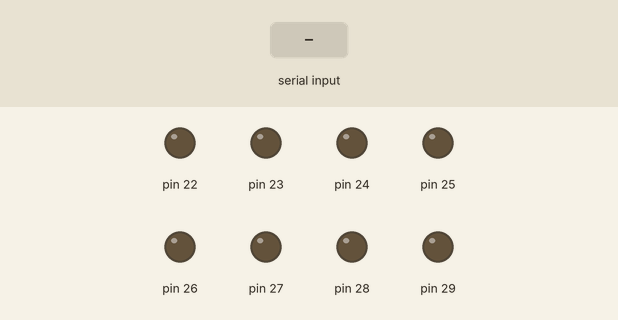
Bench run of a sketch on a simulated Arduino Mega 2560, built with avr-gcc and run on an emulated ATmega2560. Shown: output pins drawn as LEDs (lit = HIGH). The inputs (shaded band) are chosen by the test bench.

Above: at 1.2 s.
1.3 s: "90,45\n" received over Serial
At 1.9 s:
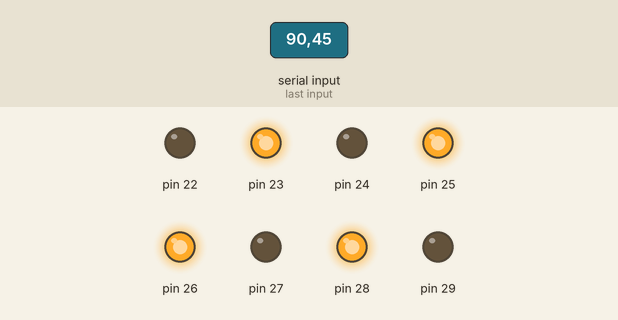
2.8 s: "30,150\n" received over Serial
At 4.0 s:
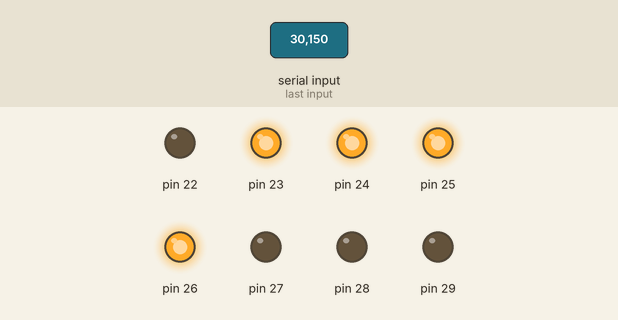
4.3 s: "5\n" received over Serial
At 5.2 s:
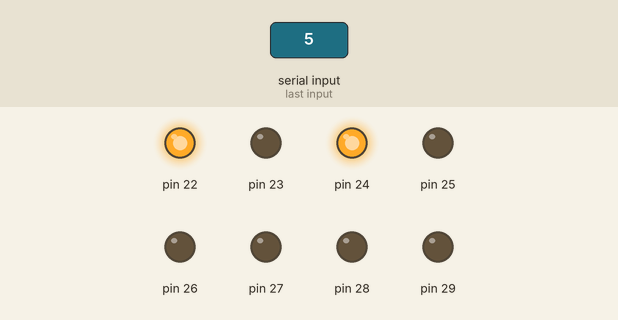
5.8 s: "200\n" received over Serial
At 6.4 s:
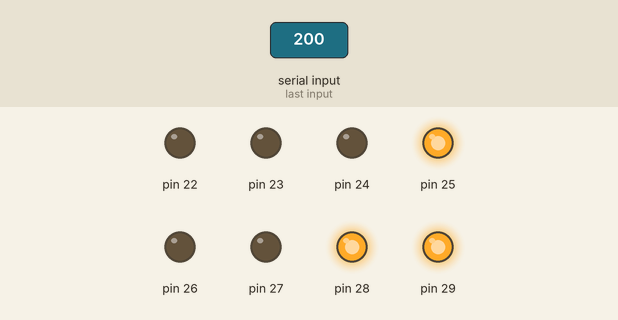
7.3 s: "90\n" received over Serial
At 8.7 s:
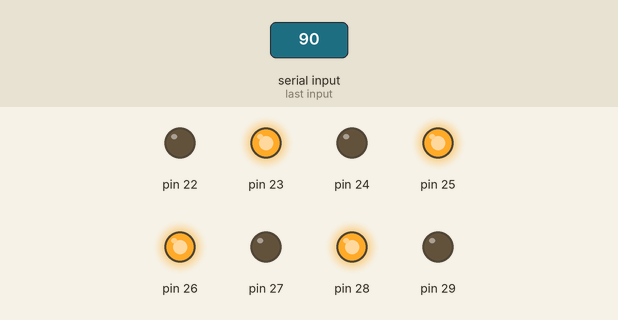
Timing chart, 0 to 9.8 s (numbered marks = the images above; inputs shaded):
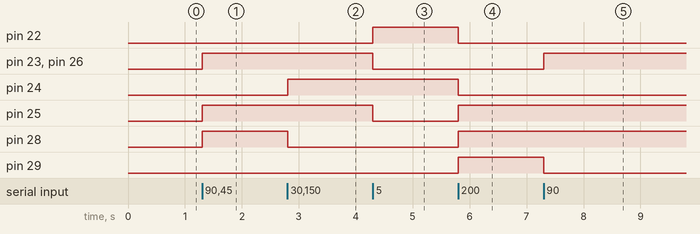

The sketch:

HW1Prob3.ino
```cpp
void setup()
{DDRA = 0b11111111;
Serial.begin(9600);}
void loop()
{if (Serial.available() > 0)
{int num = Serial.readStringUntil('\n').toInt();
if (num > 255 || num < 0) {
Serial.println("Please enter another number between 0 and 255.");}
else
{PORTA = num;}}}
```

Measured:
- after the input at 1.3 s, pin 23, pin 25, pin 26, pin 28: LOW → HIGH at once
- after the input at 2.8 s, pin 24: LOW → HIGH at once; pin 28: HIGH → LOW at once
- after the input at 4.3 s, pin 22: LOW → HIGH at once; pin 23, pin 25, pin 26: HIGH → LOW at once
- after the input at 5.8 s, pin 22, pin 24: HIGH → LOW at once; pin 25, pin 28, pin 29: LOW → HIGH at once
- after the input at 7.3 s, pin 23, pin 26: LOW → HIGH at once; pin 29: HIGH → LOW at once
